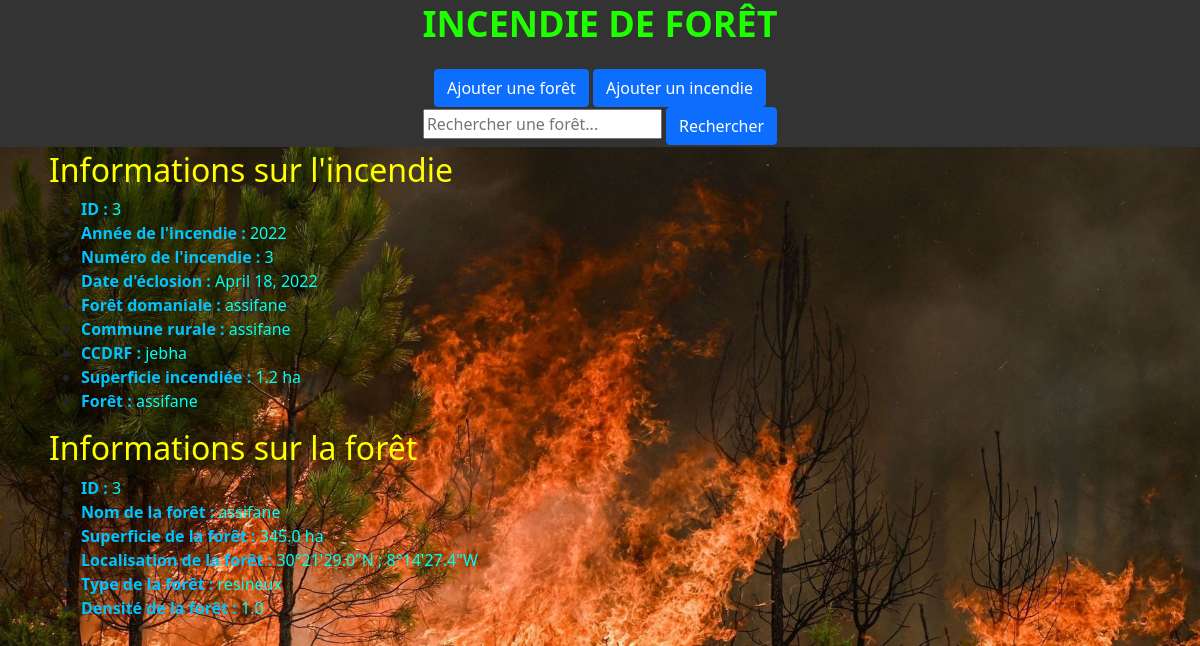
The page /incendie/3/ on the database its author committed.
### incendie_foret/models.py (models this page shows, shortened)
class Incendie(models.Model):
    id_incendie = models.AutoField(primary_key=True)
    annee_incendie = models.IntegerField()
    numero = models.CharField(max_length=100)
    date_eclosion = models.DateField(default=timezone.now)
    foret_domaniale = models.CharField(max_length=100)
    commune_rurale = models.CharField(max_length=100)
    ccdrf = models.CharField(max_length=100)
    superficie_incendiee = models.FloatField()
    id_foret = models.ForeignKey(Foret, on_delete=models.CASCADE)

class Foret(models.Model):
    id_foret = models.AutoField(primary_key=True)
    nom = models.CharField(max_length=100)
    superficie = models.FloatField()
    localisation = models.CharField(max_length=100)
    type = models.CharField(max_length=100)
    densite = models.FloatField()
    def __str__(self):
        return self.nom

### incendie_foret/views.py (the view)
# urls.py: path('incendie/<int:pk>/', views.incendie_foret_detail, name='incendie_foret_detail'),
def incendie_foret_detail(request, pk):
    incendie = get_object_or_404(Incendie, pk=pk)
    return render(request, 'incendie_foret/incendie_foret_detail.html', {'incendie': incendie})

### incendie_foret/templates/incendie_foret/incendie_foret_detail.html
{% extends 'incendie_foret/base.html' %}
{% block content %}
<article class="incendie">
    <h2><span class="red-text">Informations sur l'incendie</span></h2>
    <ul>
        <li><strong><span class="blue-text">ID :</span></strong> <span class="info">{{ incendie.id_incendie }}</span></li>
        <li><strong><span class="blue-text">Année de l'incendie :</span></strong> <span class="info">{{ incendie.annee_incendie }}</span></li>
        <li><strong><span class="blue-text">Numéro de l'incendie :</span></strong> <span class="info">{{ incendie.numero }}</span></li>
        <li><strong><span class="blue-text">Date d'éclosion :</span></strong> <span class="info">{{ incendie.date_eclosion }}</span></li>
        <li><strong><span class="blue-text">Forêt domaniale :</span></strong> <span class="info">{{ incendie.foret_domaniale }}</span></li>
        <li><strong><span class="blue-text">Commune rurale :</span></strong> <span class="info">{{ incendie.commune_rurale }}</span></li>
        <li><strong><span class="blue-text">CCDRF :</span></strong> <span class="info">{{ incendie.ccdrf }}</span></li>
        <li><strong><span class="blue-text">Superficie incendiée :</span></strong> <span class="info">{{ incendie.superficie_incendiee }} ha</span></li>
        <li><strong><span class="blue-text">Forêt :</span></strong> <span class="info">{{ incendie.id_foret }}</span></li>
    </ul>
</article>
<article class="foret">
    <h2><span class="red-text">Informations sur la forêt</span></h2>
    <ul>
        <li><strong><span class="blue-text">ID :</span></strong> <span class="info">{{ incendie.id_foret.id_foret }}</span></li>
        <li><strong><span class="blue-text">Nom de la forêt :</span></strong> <span class="info">{{ incendie.id_foret.nom }}</span></li>
        <li><strong><span class="blue-text">Superficie de la forêt :</span></strong> <span class="info">{{ incendie.id_foret.superficie }} ha</span></li>
        <li><strong><span class="blue-text">Localisation de la forêt :</span></strong> <span class="info">{{ incendie.id_foret.localisation }}</span></li>
        <li><strong><span class="blue-text">Type de la forêt :</span></strong> <span class="info">{{ incendie.id_foret.type }}</span></li>
        <li><strong><span class="blue-text">Densité de la forêt :</span></strong> <span class="info">{{ incendie.id_foret.densite }}</span></li>
    </ul>
</article>
{% endblock %}

### incendie_foret/static/css/incendie.css (style rules this page uses)
body { background-image: url("./image/photo_incendie.jpg"); background-size: cover; background-repeat: no-repeat; background-position: center; margin: 0; padding-top: 150px; }
.info { color: #00fff2; }
.blue-text { color: #82ff44; }
.red-text { color: #ffff00; }
.blue-text { color: #00c3ff; }

### rows shown on the page
Incendie: id_incendie "3", annee_incendie "2022", numero "3", date_eclosion "April 18, 2022", foret_domaniale "assifane", commune_rurale "assifane", ccdrf "jebha", superficie_incendiee "1.2", id_foret "assifane", id_foret.id_foret "3", id_foret.nom "assifane", id_foret.superficie "345.0", id_foret.localisation "30°21'29.0\"N ; 8°14'27.4\"W", id_foret.type "resineux", id_foret.densite "1.0"
